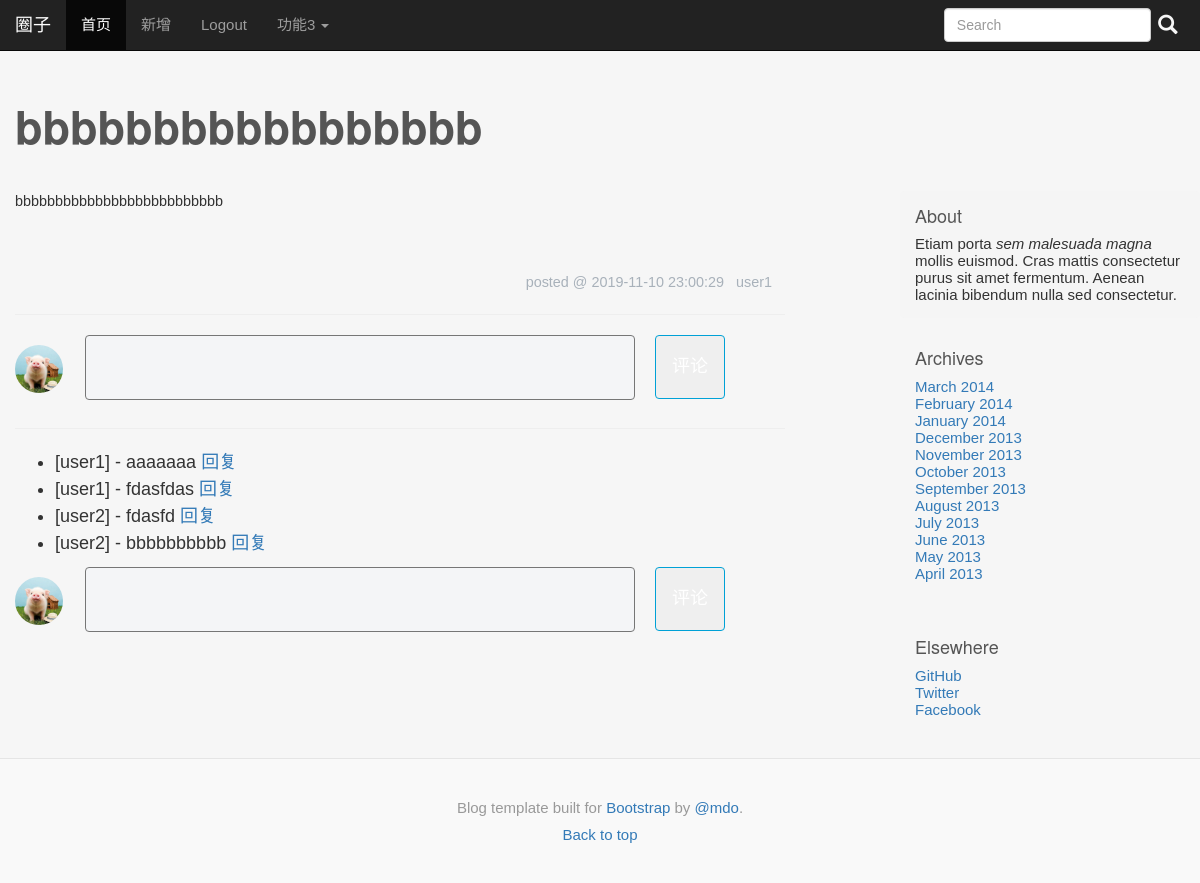
The app's page /article/2, older data.
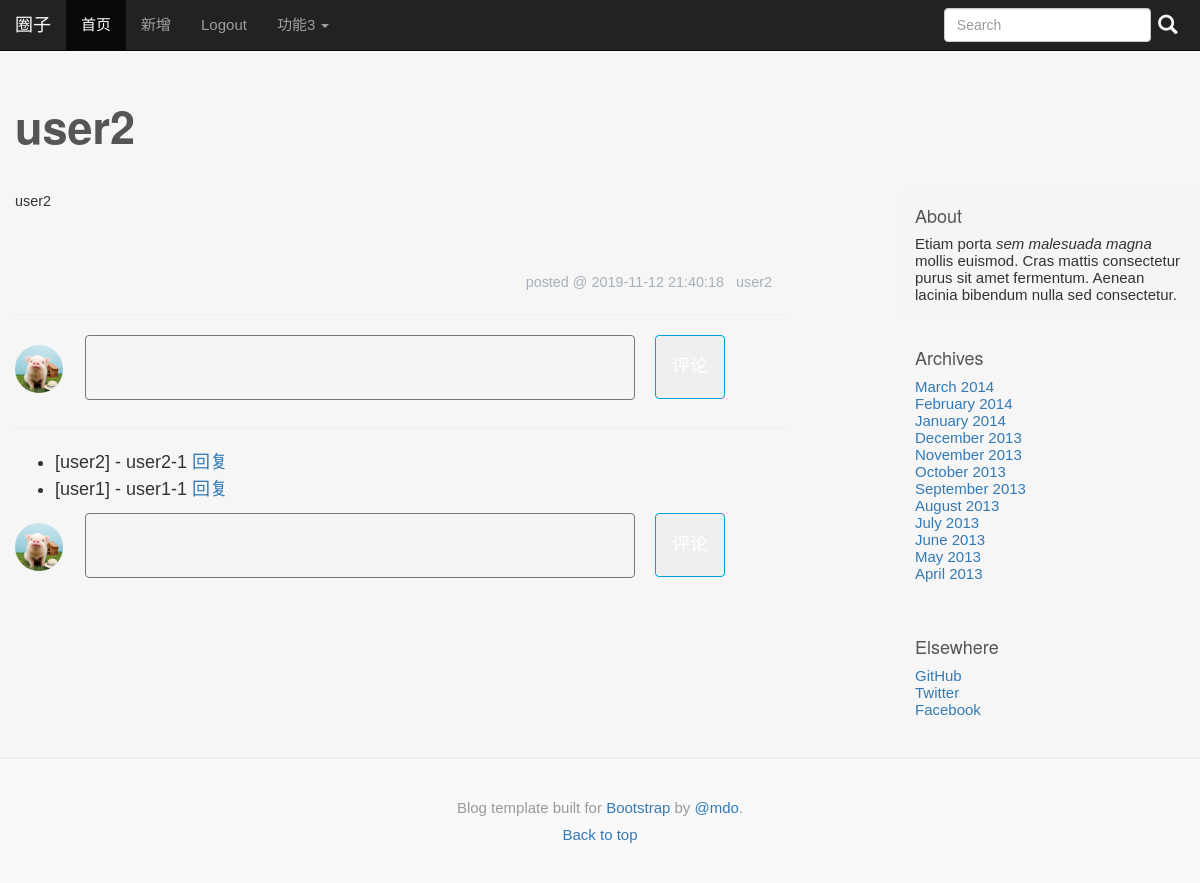
The same page, newer data.
### tables this page shows
CREATE TABLE post (
  id INTEGER PRIMARY KEY AUTOINCREMENT,
  author_id INTEGER NOT NULL,
  created TIMESTAMP NOT NULL DEFAULT (datetime(CURRENT_TIMESTAMP,'localtime')),
  title TEXT NOT NULL,
  body TEXT NOT NULL,
  FOREIGN KEY (author_id) REFERENCES user (id)
);

CREATE TABLE user (
  id INTEGER PRIMARY KEY AUTOINCREMENT,
  username TEXT UNIQUE NOT NULL,
  password TEXT NOT NULL
);

CREATE TABLE comment (
  postid INTEGER NOT NULL,
  userid INTEGER NOT NULL,
  ctext TEXT NOT NULL,
  ctime TIMESTAMP NOT NULL DEFAULT (datetime(CURRENT_TIMESTAMP,'localtime')),
  enable_dis BOOLEAN NOT NULL,
  reply_targetid INTEGER NOT NULL,
  rootid INTEGER NOT NULL,
  FOREIGN KEY (userid) REFERENCES user (id),
  FOREIGN KEY (reply_targetid) REFERENCES user (id),
  FOREIGN KEY (postid) REFERENCES post (id) ON DELETE CASCADE
);

### myapp/blog.py (the view, shortened to what this page needs)
@bp.route('/article/<int:id>',methods=('GET','POST'))
def article(id):
    post = get_post(id,check_author=False)
    db=get_db()
    '''评论出现两条重复的原因在这里，这个JOIN之后会有重复，要考虑如何去重，还要考虑性能。。
    #评论的userid有问题，，JOIN这种操作还是运用不来
    'SELECT authorid,postid,userid,ctext,ctime,enable_dis,reply_targetid,u.username '
    ' FROM comment c JOIN user u ON c.authorid = ? and c.postid=?'
    ' WHERE u.id=c.authorid',
    (post['author_id'],post['id'])
    '''
    comments = db.execute(
        'SELECT postid,userid,ctext,ctime,enable_dis,reply_targetid,u.username '
        ' FROM comment c JOIN user u'
        ' ON c.userid=u.id'
        ' WHERE c.postid=?',
        (post['id'],)
    ).fetchall()
    return render_template('blog/article.html',post=post,comments=comments)

### myapp/auth.py (called while the page is built)
@bp.before_app_request
def load_logged_in_user():
	user_id = session.get('user_id')
	if user_id is None:
		g.user = None
	else:
		g.user = get_db().execute(
			'SELECT * FROM user WHERE id=?',(user_id,)
		).fetchone()

### myapp/blog.py (called while the page is built)
def get_post(id,check_author=True):
    db = get_db()
    post = db.execute(
        'SELECT p.id,title,body,created, author_id, username'
        ' FROM post p JOIN user u ON p.author_id = u.id'
        ' WHERE p.id=?' ,
        (id,)
    ).fetchone()
    if not post:
        abort(404,"Post None")
    if check_author and post['author_id']!=g.user['id']:
        abort(403)
    return post

### myapp/db.py (called while the page is built)
def get_db():
	if not 'db' in g:
		g.db = sqlite3.connect(
			os.path.join(current_app.instance_path,'myapp.sqlite'),
			detect_types=sqlite3.PARSE_DECLTYPES
		)
		g.db.row_factory = sqlite3.Row
	return g.db

### myapp/templates/blog/article.html (shortened to what this page needs)
{% extends 'base.html' %}
{% block mycss %}
<link href="{{url_for('static',filename='blog_article.css')  }}" rel="stylesheet" >
{% endblock %}
{% block blog_title %}{{ post["title"] }}{% endblock %}
{% block blog_text %}
<div class="blog-post">
    {{post['body']|safe}}
</div>
<div class="blog-article-bottom">
    <span>posted @ {{post['created']}} &nbsp; {{post['username']}}</span>
</div>
<hr>
<div class="comments">
    <form method="POST">
        <div class="comment-send ">
            <div class="comment-avatar">
                <img src="{{url_for('static',filename='pic/avatar.png')  }}" alt="testz">
            </div>
                <div class="comment-box">
                    <textarea name="comment_msg" cols="80" rows="5"></textarea>
                </div>
                <button class="comment-submit">评论</button>
        </div>
    </form>
    <hr>
    <div class="comment-list">
        <ul>
            {%for comment in comments%}
            <li>
                [{{comment['username']}}] - {{comment['ctext']}}
                <a href="javascript:void(0);" onclick="handle_comment_reply('{{post.id}}','{{comment.userid}}',-1)">回复</a>
            </li>
            {%endfor%}
        </ul>
        <form method="POST">
            <div class="comment-send ">
                <div class="comment-avatar">
                    <img src="{{url_for('static',filename='pic/avatar.png')  }}" alt="testz">
                </div>
                    <div class="comment-box">
                        <textarea name="comment_msg" cols="80" rows="5"></textarea>
                    </div>
                    <button class="comment-submit">评论</button>
            </div>
        </form>
    </div>
</div>
{%endblock%}

Row changes from the older to the newer data that the page shows:
no longer on this page (row edited): user: username "user1"
no longer on this page (row edited): comment: username "user1", ctext "aaaaaaa"
no longer on this page (row edited): comment: username "user1", ctext "fdasfdas"
no longer on this page (row edited): comment: username "user2", ctext "fdasfd"
no longer on this page (row edited): comment: username "user2", ctext "bbbbbbbbbb"
changed post: title "bbbbbbbbbbbbbbbbb" → "user2"; body "bbbbbbbbbbbbbbbbbbbbbbbbbb" → "user2"; created "2019-11-10 23:00:29" → "2019-11-12 21:40:18"
now on this page (row edited): user: username "user2"
now on this page (row edited): comment: username "user2", ctext "user2-1"
now on this page (row edited): comment: username "user1", ctext "user1-1"
